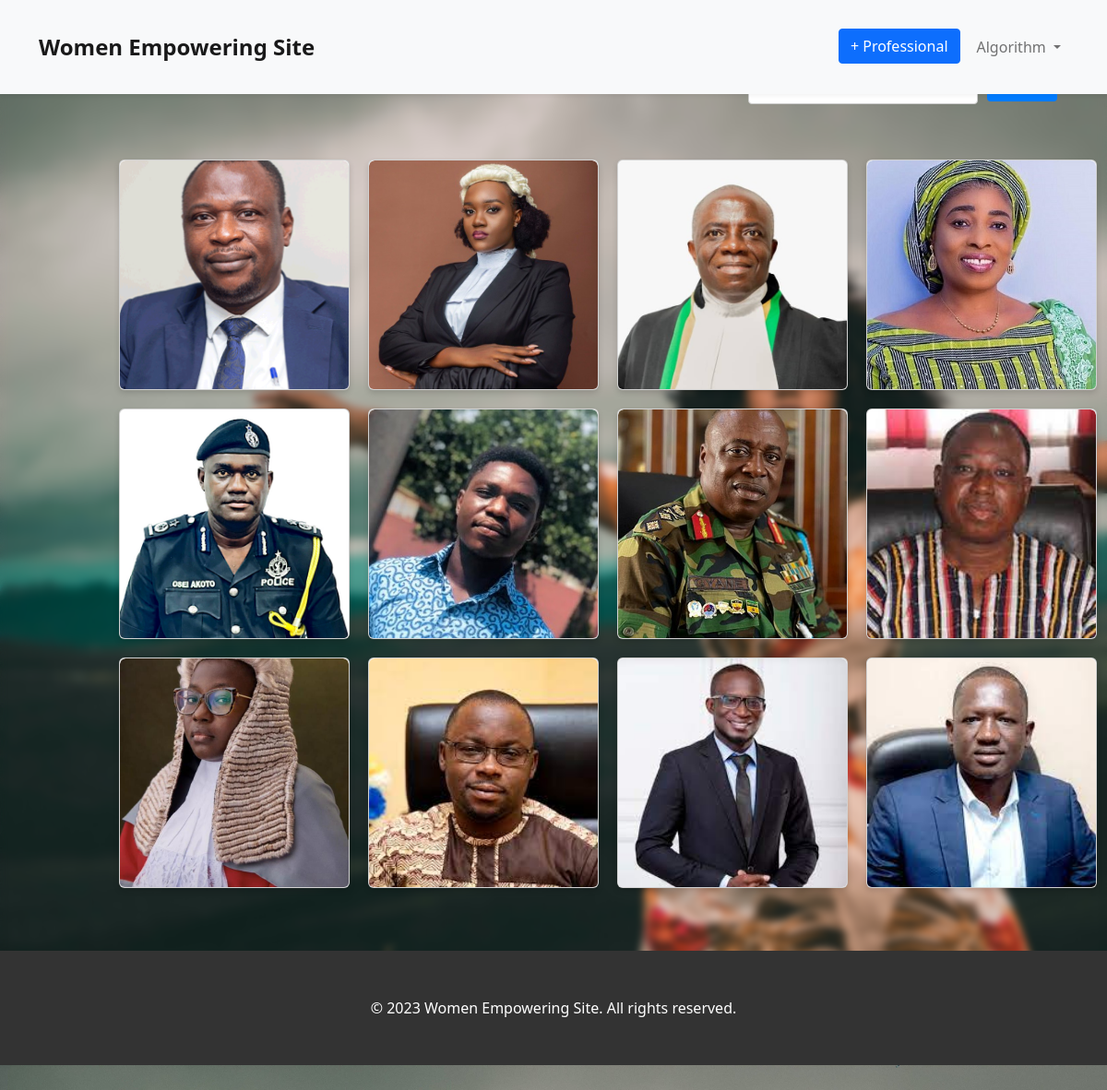
The app's page /prof/list_profs/ (signed in) with its own data.
### accounts/models.py (models this page shows, shortened)
class CustomUser(AbstractUser):
    GENDER_CHOICES =(
        ('M','Male'),
        ('F','Female'),
    )
    age= models.PositiveIntegerField(blank=True, null=True,default=0)
    gender = models.CharField(max_length=1, choices=GENDER_CHOICES)
    email = models.EmailField(unique=True)

### professionals/models.py (models this page shows, shortened)
class Profs(models.Model):
    name = models.CharField(max_length=50)
    title = models.CharField(max_length=25,blank=True, null=True)
    occupation =models.CharField(max_length=25)
    institution= models.CharField(max_length=50)
    profile_pic = models.ImageField(upload_to= 'media')
    telephone= models.PositiveIntegerField()
    email = models.EmailField(blank=True, null=True)
    details = models.TextField(blank=True,null=True)

### professionals/views.py (the view)
# urls.py: path('list_profs/',list_profs,name= 'list_profs'),
@login_required
def list_profs(request):
    profs = Profs.objects.all()
    return render(request,'prof/list_profs.html',{'profs':profs})

### templates/prof/list_profs.html (shortened to what this page needs)
{% extends "base.html" %}
{% block content %}
<div class="container job-grid-content">
  <div class="search-bar-container">
    <form  class="search-bar" action="{% url 'search_prof' %}" method= "get">
      <button type="submit" class="search-btn">Search</button>
    </form>
  </div>
  <div class="body">
    {% for prof in profs %}
    <a href="{% url 'detail_prof' prof.pk %}">
      <div class="card">
        <div class="profile-pic">
          <img src="{{prof.profile_pic.url}}" alt="Profile Picture" />
          <div class="occupation-overlay">
          </div>
        </div>
      </div>
    </a>
    {% endfor %}
  </div>
</div>
{% endblock %}

### templates/base.html (shortened to what this page needs)
{% load static %}
<!DOCTYPE html>
<html>
<head>
    <link rel="stylesheet" href="{% static 'css/style.css' %}">
    <link rel="stylesheet" href="https://cdn.jsdelivr.net/npm/bootstrap@5.1.3/dist/css/bootstrap.min.css">
</head>
<body style="background-image:url('{% static 'images/woman1.jpg' %}'); background-size:cover;  backdrop-filter: blur(4px);">
    <header>
        <nav class="navbar navbar-expand-lg navbar-light bg-light">
            <div class="container">
                {% if 'job/detail' in request.path or 'job/search_results' in request.path or 'job/create_jobs' in request.path or 'job/pending' in request.path %}
                <a class="navbar-brand" href="{% url 'list_job' %}">Job Site</a>
                {% elif 'prof/detail' in request.path or 'prof/create_prof' in request.path %}
                <a class="navbar-brand" href="{% url 'list_profs' %}">Professional Cards</a>
                {% elif 'blog/detail/' in request.path or 'blog/results' in request.path %}
                <a class="navbar-brand" href="{% url 'list' %}">Documents</a>
                {% elif 'article/edit' in request.path or 'article/detail' in request.path %}
                <a class="navbar-brand" href="{% url 'article:list' %}">Articles</a>
                {% else %}
                <a class="navbar-brand" href="{% url 'home' %}">Women Empowering Site</a>
                {% endif %}
                <div class="collapse navbar-collapse" id="navbarNav">
                    <ul class="navbar-nav ms-auto">
                        {% if user.is_authenticated %}
                            {% if user.is_superuser and 'prof' in request.path and 'create_prof' not in request.path %}
                            <li class="nav-item">
                                <a href="{% url 'create_prof' %}" class="btn btn-primary job-btn create-job-btn"> + Professional </a>
                            </li>
                            {% endif %}
                            <li class="nav-item dropdown">
                                <a class="nav-link dropdown-toggle" href="#" id="navbarDropdown" role="button" data-bs-toggle="dropdown" aria-expanded="false">
                                 {{ user.username }}
                                </a>
                            </li>
                        {% endif %}
                    </ul>
                </div>
            </div>
        </nav>
    </header>
    <main>
        <div class="container">
            <div style="margin-top:-10vh;">
                {% block content %}{% endblock %}
            </div>
        </div>
    </main>
    <footer>
        <div class="container">
            <p>&copy; 2023 Women Empowering Site. All rights reserved.</p>
        </div>
    </footer>
</body>
</html>

### static/css/style.css (style rules this page uses)
body { font-family: Arial, sans-serif; margin: 0; padding: 0; background-color: #f2f2f2; }
.container { max-width: 1200px; margin: 0 auto; padding: 20px; }

### templates/base.html (style rules this page uses)
body { padding-top: 60px; font-family: 'Segoe UI', sans-serif; color: #333; min-height: 100vh; display: flex; flex-direction: column; }
header { background-color: #fff; box-shadow: 0 2px 4px rgba(0, 0, 0, 0.05); position: fixed; top: 0; left: 0; right: 0; z-index: 999; }
.navbar-brand { font-weight: bold; font-size: 1.5rem; }
main { flex-grow: 1; margin-top: 80px; margin-bottom: 8px; }
footer { background-color: #333; color: #fff; padding: 30px 0; text-align: center; }
footer p { margin: 0; }
.nav-item .job-btn { margin-right: 10px; }

### templates/prof/list_profs.html (style rules this page uses)
.body { display: grid; grid-template-columns: repeat(4, 250px); gap: 20px; padding: 20px; max-width: 90%; margin: 0 auto; }
.card { position: relative; background: #f0f0f0; border-radius: 6px; overflow: hidden; box-shadow: 0 3px 6px rgba(0, 0, 0, 0.15); cursor: pointer; height: 250px; width: 250px; }
.profile-pic { position: relative; width: 100%; padding-top: 100%; background-color: #ffffff; border-top-left-radius: 6px; border-top-right-radius: 6px; overflow: hidden; }
.profile-pic img { position: absolute; top: 0; left: 0; width: 100%; height: 100%; object-fit: cover; border-top-left-radius: 6px; border-top-right-radius: 6px; }
.occupation-overlay { font: 16px; position: absolute; top: 0; left: 0; width: 100%; height: 100%; display: flex; align-items: center; justify-content: center; flex-direction: column; background: rgba(0, 0, 0, 0); opacity: 1; transition: opacity 0.3s ease-in-out; }
.search-bar-container { display: flex; justify-content: flex-end; margin-top: 10px; margin-bottom: 40px; }
.search-bar { display: flex; align-items: center; }
.search-btn { background-color: #007bff; color: #fff; border: none; border-radius: 4px; padding: 8px 16px; font-size: 14px; cursor: pointer; transition: background-color 0.3s; }

### records on screen
CustomUser: username "Algorithm"
Profs: profile_pic (picture)
Profs: profile_pic (picture)
Profs: profile_pic (picture)
Profs: profile_pic (picture)
Profs: profile_pic (picture)
Profs: profile_pic (placeholder picture)
Profs: profile_pic (picture)
Profs: profile_pic (picture)
Profs: profile_pic (picture)
Profs: profile_pic (picture)
Profs: profile_pic (picture)
Profs: profile_pic (picture)
